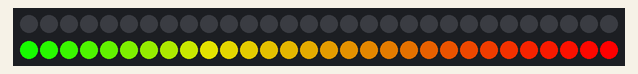
Recording of a sketch running on a simulated ESP8266 (NodeMCU). Shown: 60 RGB LEDs in strip order, left to right, continuing on the next row. Random numbers use the default seed unless the sketch sets one.

Above: at 1.15 s.
At 5.97 s:
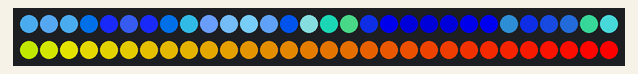
At 11.09 s:
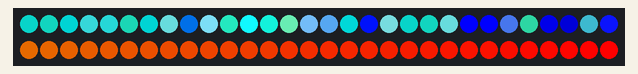
At 20.43 s:
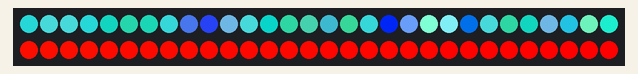
At 29.77 s:
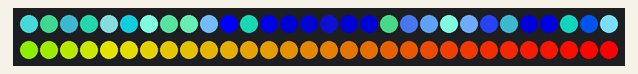
At 39.71 s:
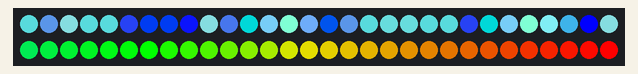

The sketch:

waterSketch.ino
```cpp
/* Title: inoise8_pal_demo.ino
 *
 * By: Andrew Tuline
 *
 * Date: August, 2016
 *
 * This short sketch demonstrates some of the functions of FastLED, including:
 *
 * Perlin noise
 * Palettes
 * Palette blending
 * Realtime animation that doesn't use delays
 *
 * Refer to the FastLED noise.h and lib8tion.h routines for more information on these functions.
 *
 *
 * Recommendations for high performance routines:
 *
 *  Don't use blocking delays, especially if you plan to use buttons for input.
 *  Keep loops to a minimum, and don't use nested loops if you can avoid them (2D routines excepted).
 *  Don't use floating point math unless you REALLY need the accuracy.
 *  KNOW your data. Min values, max values, everything and then define the data type to match.
 *  Let high school math and not elementary school arithmetic do the work for you, i.e. don't just count pixels. Use sine waves or other math functions instead.
 *  FastLED math functions are faster than the Arduino's built in math functions.
 *  Define your animation's variables WITHIN the function unless you need to share them with another one.
 *  Use 'static' if you need to remember variable values if they're defined within a function.
 *  Use millis() as a realtime counter, and not count++.
 *  Try to keep your animation call out of an EVERY_N_MILLIS() function.
 *  Put FastLED.show() in your loop and not in the animaton function.
 *
 */


#define FASTLED_ALLOW_INTERRUPTS 0                // Used for ESP8266.
#include "FastLED.h"


#define LED_PIN     D5
#define CLK_PIN     D4
#define BRIGHTNESS  255
#define LED_TYPE    WS2812
#define COLOR_ORDER GRB

#define NUM_LEDS 60

struct CRGB leds[NUM_LEDS];

CRGBPalette16 currentPalette(CRGB::Black);
CRGBPalette16 targetPalette(OceanColors_p);


void setup() {

  Serial.begin(115200);
  delay(1000);

  LEDS.addLeds<LED_TYPE,LED_PIN,COLOR_ORDER>(leds,NUM_LEDS);                // WS2812
//  LEDS.addLeds<LED_TYPE,LED_PIN,CLK_PIN, COLOR_ORDER>(leds,NUM_LEDS);         // APA102, WS8201

  LEDS.setBrightness(BRIGHTNESS);

} // setup()


void loop() {
 fill_grad();
  fillnoise8();

  EVERY_N_MILLIS(10) {
    nblendPaletteTowardPalette(currentPalette, targetPalette, 48);          // Blend towards the target palette over 48 iterations.
  }

  EVERY_N_SECONDS(5) {                                                      // Change the target palette to a random one every 5 seconds.
    uint8_t baseC=random8();
    targetPalette = CRGBPalette16(OceanColors_p);
  }

  LEDS.show();                                                              // Display the LED's at every loop cycle.

} // loop()


void fillnoise8() {

  #define scale 30                                                          // Don't change this programmatically or everything shakes.

  for(int i = 0; i < 30; i++) {                                       // Just ONE loop to fill up the LED array as all of the pixels change.
    uint8_t index = inoise8(i*scale, millis()/10+i*scale);                   // Get a value from the noise function. I'm using both x and y axis.
    leds[i] = ColorFromPalette(currentPalette, index, 255, LINEARBLEND);    // With that value, look up the 8 bit colour palette value and assign it to the current LED.
  }

} // fillnoise8()
void fill_grad() {

  uint8_t starthue = beatsin8(5, 0, 255);
  uint8_t endhue = beatsin8(7, 0, 0);

  if (starthue < endhue) {
    fill_gradient(leds, NUM_LEDS, CHSV(starthue,255,255), CHSV(endhue,255,255), FORWARD_HUES);    // If we don't have this, the colour fill will flip around.
  } else {
    fill_gradient(leds, NUM_LEDS, CHSV(starthue,255,255), CHSV(endhue,255,255), BACKWARD_HUES);
  }

} // fill_grad()
```
